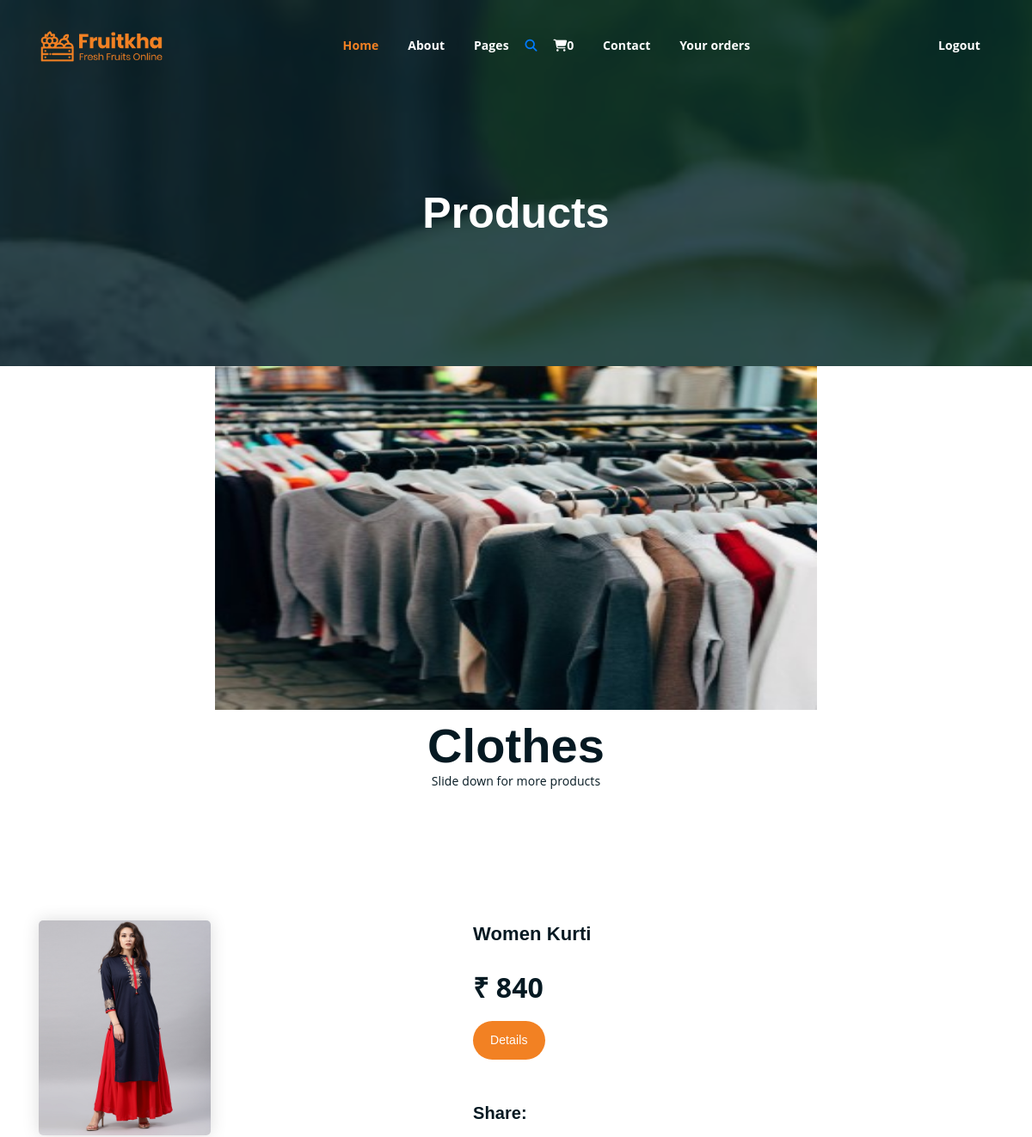
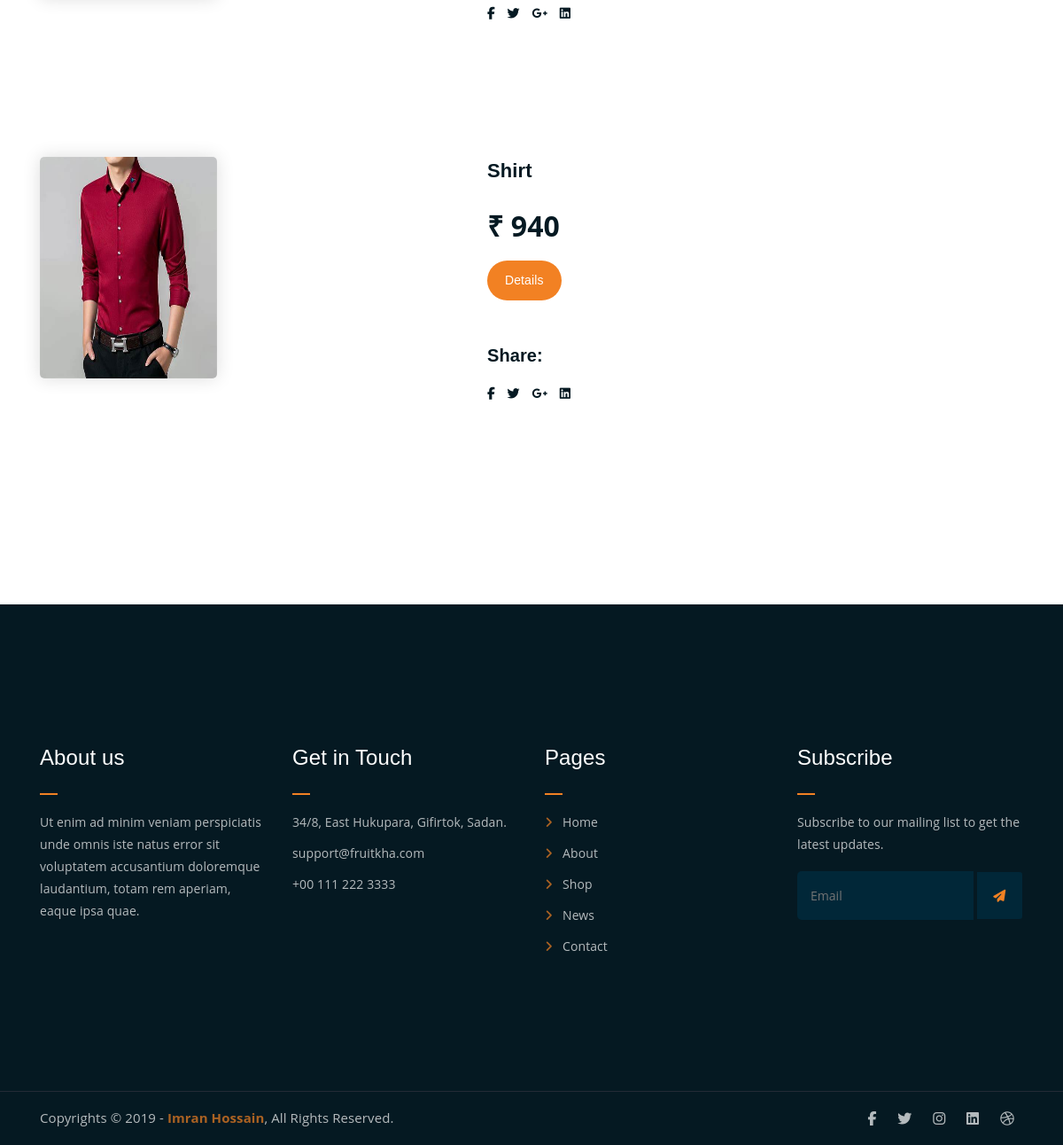
Page /products/1/ (signed in) on the committed database (2 pictures, top to bottom).
### shop/models.py (models this page shows, shortened)
class Category(models.Model):
    name=models.CharField(max_length=50)
    desc=models.TextField()
    image=models.ImageField(upload_to='categories')

class Products(models.Model):
    name=models.CharField(max_length=50)
    desc=models.TextField()
    image=models.ImageField(upload_to='products')
    price=models.PositiveIntegerField()
    stock=models.IntegerField()
    created=models.DateTimeField(auto_now_add=True)
    updated=models.DateTimeField(auto_now=True)
    category_object=models.ForeignKey(Category,on_delete=models.CASCADE)

### shop/views.py (the view)
# urls.py: path('products/<int:pk>/',views.products,name='products'),
def products(request,pk):
    c=Category.objects.get(id=pk)
    p=Products.objects.filter(category_object=c)
    return render(request,'products.html',{'cat':c,'pro':p})

### cart/context_processors.py (called while the page is built)
def count_items(request):
    count=0
    if(request.user.is_authenticated):
        u=request.user
        c=Cart.objects.filter(user=u)
        for i in c:
            count+=i.quantity
    return {'count':count}

### shop/context_processors.py (called while the page is built)
def links(request):
    c=Category.objects.all()
    return {'link':c}

### templates/products.html (shortened to what this page needs)
{%extends 'base.html'%}
{%block main_block%}
<div class="breadcrumb-section breadcrumb-bg">
    <div class="container">
        <div class="row">
            <div class="col-lg-8 offset-lg-2 text-center">
                <div class="breadcrumb-text">
                    <h1>Products</h1>
                </div>
            </div>
        </div>
    </div>
</div>
<div class="container">
  <center>  <img src="{{cat.image.url}}" alt="" width="700px" height="400px"></center>
  </div>
  <div class="text-center mt-3"><h1>{{cat.name}}</h1>
    </div>
    <div class="text-center"><p>Slide down for more products</p></div>
 {%for p in pro%}
<div class="single-product mt-150 mb-150">
    <div class="container">
        <div class="row">
            <div class="col-md-5">
                <div class="single-product-img">
                    <img src="{{p.image.url}}" alt="" height="250px" width="200px">
                </div>
            </div>
            <div class="col-md-7">
                <div class="single-product-content">
                    <h3>{{p.name}}</h3>
                    <p class="single-product-pricing">₹ {{p.price}}</p>
                    <div class="single-product-form">
                        <a href="{%url 'shop:details' p.id%}" class="cart-btn">Details</a>
                    </div>
                    <h4>Share:</h4>
                    <ul class="product-share">
                        <li><a href=""><i class="fab fa-facebook-f"></i></a></li>
                        <li><a href=""><i class="fab fa-twitter"></i></a></li>
                        <li><a href=""><i class="fab fa-google-plus-g"></i></a></li>
                        <li><a href=""><i class="fab fa-linkedin"></i></a></li>
                    </ul>
                </div>
            </div>
        </div>
    </div>
</div>
{%endfor%}
{%endblock%}

### static/css/main.css (style rules this page uses)
html { font-size: 14px; font-weight: 400; line-height: 28px; height: 100%; }
body { font-family: "Open Sans", sans-serif; font-weight: 400; font-size: 1rem; letter-spacing: 0.1px; line-height: 1.8; color: #051922; overflow-x: hidden; }
body img { max-width: 100%; }
a { cursor: pointer; text-decoration: none; -webkit-transition: all 0.2s ease-in-out; -o-transition: all 0.2s ease-in-out; transition: all 0.2s ease-in-out; }
h1, .h1, h2, .h2, h3, .h3, h4, .h4, h5, .h5, h6, .h6 { font-family: "Poppins", sans-serif; font-weight: 700; margin: 0 0 1.25rem 0; color: #051922; }
h1:last-child, .h1:last-child, h2:last-child, .h2:last-child, h3:last-child, .h3:last-child, h4:last-child, .h4:last-child, h5:last-child, .h5:last-child, h6:last-child, .h6:last-child { margin: 0; }
h1, .h1 { font-size: 4rem; font-weight: 700; line-height: 4rem; }
h3, .h3 { font-size: 2rem; font-weight: 700; line-height: 2.25rem; }
h4, .h4 { font-size: 1.5rem; font-weight: 700; line-height: 1.75rem; }
p { font-family: "Open Sans", sans-serif; font-weight: 400; font-size: 1rem; letter-spacing: 0.1px; line-height: 1.8; color: #051922; margin: 0 0 1.25rem 0; }
p:last-child { margin: 0; }
.mt-150 { margin-top: 150px; }
.mb-150 { margin-bottom: 150px; }
a.boxed-btn, a.bordered-btn, a.cart-btn { border-radius: 50px; }
.breadcrumb-bg { background-image: url(../img/breadcrumb-bg.jpg); }
.breadcrumb-text h1 { font-size: 50px; font-weight: 900; color: #fff; margin: 0; margin-top: 20px; }
.breadcrumb-section { padding: 150px 0; background-size: cover; background-position: center center; position: relative; z-index: 1; background-attachment: fixed; padding-top: 200px; }
.breadcrumb-section:after { position: absolute; left: 0; top: 0; width: 100%; height: 100%; content: ""; background-color: #07212e; z-index: -1; opacity: 0.8; }
a.cart-btn { -webkit-transition: 0.3s; -o-transition: 0.3s; transition: 0.3s; }
ul.product-share li a { -webkit-transition: 0.3s; -o-transition: 0.3s; transition: 0.3s; }
html, body { height: 100%; }
a.cart-btn { font-family: 'Poppins', sans-serif; display: inline-block; background-color: #F28123; color: #fff; padding: 10px 20px; }
.single-product-img img { border-radius: 5px; -webkit-box-shadow: 0 0 20px #ddd; box-shadow: 0 0 20px #ddd; }
.single-product-content h3 { font-size: 22px; font-weight: 600; }
.single-product-content p { font-size: 15px; color: #555; line-height: 1.8; }
.single-product-content p.single-product-pricing { font-size: 32px; font-weight: 700; margin-bottom: 10px; color: #051922; line-height: inherit; }
.single-product-form a.cart-btn { margin-bottom: 15px; }
.single-product-content h4 { font-size: 20px; font-weight: 600; margin-top: 35px; }
ul.product-share { margin: 0; padding: 0; list-style: none; }
ul.product-share li { display: inline-block; }
ul.product-share li a { display: block; color: #051922; margin-right: 10px; }
.single-product-content { margin-left: 30px; }

### rows in the picture
Category: image (picture), name "Clothes"
Products: image (picture), name "Women Kurti", price "840"
Products: image (picture), name "Shirt", price "940"

### other values in the picture
{{ count }} "0"
